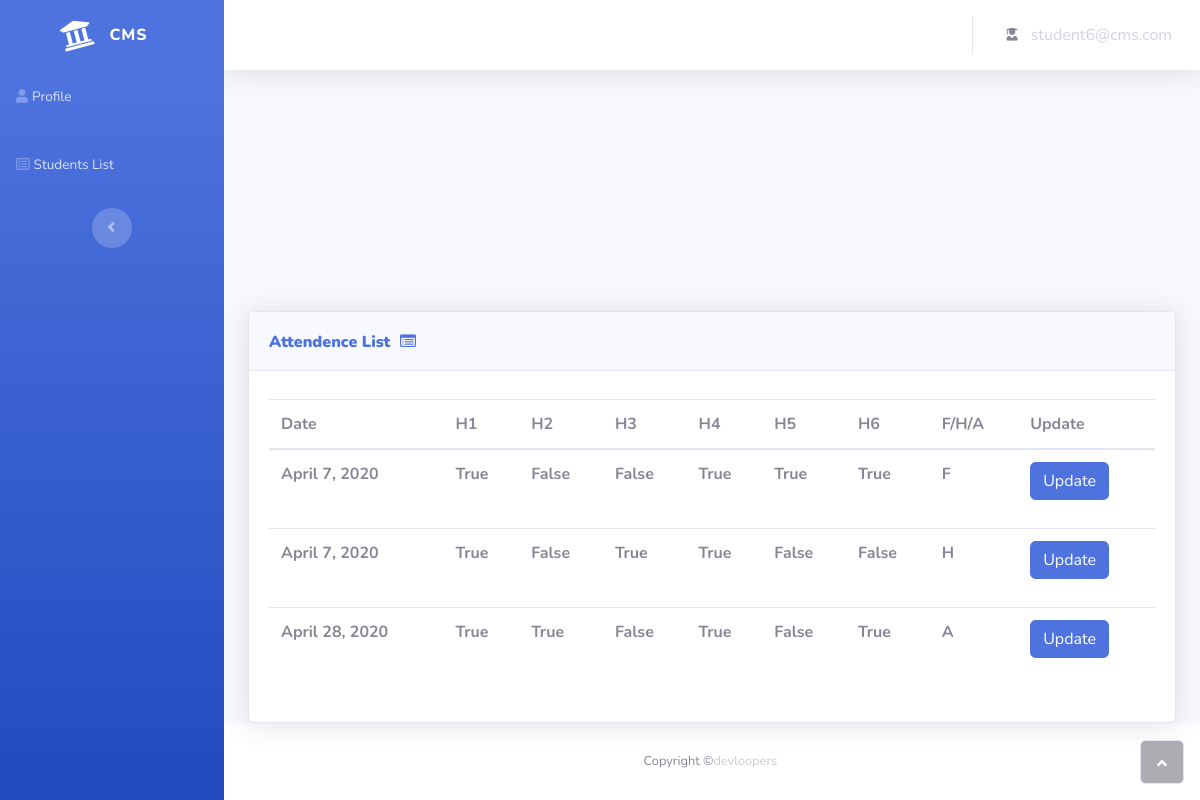
/teacher/studentslist/1/studentattendencelist/ (signed in), run on the app's committed database.
### CMS_admin/models.py (models this page shows, shortened)
class Attendence(models.Model):
     ATTENDENCE_STATUS = (
        ('A', 'Absent'),
        ('F', 'Full Day'),
        ('H', 'Half Day'),
       )
     teacher_id = models.ForeignKey(Teacher,on_delete=models.CASCADE)
     student_id = models.ForeignKey(Student,on_delete=models.CASCADE)
     date = models.DateField(blank=False)
     h1 = models.BooleanField(default=False)
     h2 = models.BooleanField(default=False)
     h3 = models.BooleanField(default=False)
     h4 = models.BooleanField(default=False)
     h5 = models.BooleanField(default=False)
     h6 = models.BooleanField(default=False)
     attendence_status = models.CharField(max_length=1,choices=ATTENDENCE_STATUS,default='A')

### teacher/views.py (the view, shortened to what this page needs)
# urls.py: path('studentslist/<id>/studentattendencelist/', views.studentattendencelist),
def studentattendencelist(request,id):
    student_object=Student.objects.get(id=id)
    attendence = Attendence.objects.all().filter(student_id=student_object)
    arguments = {'attendance': attendence}
    return render(request,'teacher/studentattendencelist.html',arguments)

### templates/teacher/studentattendencelist.html (shortened to what this page needs)
{% extends "teacher/base.html" %}
{% load static %}
{% block content %}
<div class="container-fluid">
    <div class="card shadow">
        <div class="card-header py-3">
            <p class="text-primary m-0 font-weight-bold"><strong>Attendence List&nbsp;</strong><i class="fa fa-list-alt" style="padding: 5px;"></i><br></p>
        </div>
        <div class="card-body">
            <div class="table-responsive table mt-2" id="dataTable" role="grid" aria-describedby="dataTable_info">
                <table class="table dataTable my-0" id="dataTable">
                    <thead>
                        <tr>
                            <th>Date</th>
                            <th>H1</th>
                            <th>H2</th>
                            <th>H3</th>
                            <th>H4</th>
                            <th>H5</th>
                            <th>H6</th>
                            <th>F/H/A</th>
                            <th>Update</th>
                        </tr>
                    </thead>
                    <tfoot>
                        {% for attendance in attendance %}
                        <tr>
                            <th>{{ attendance.date }}</th>
                            <th>{{ attendance.h1 }}</th>
                            <th>{{ attendance.h2 }}</th>
                            <th>{{ attendance.h3 }}</th>
                            <th>{{ attendance.h4 }}</th>
                            <th>{{ attendance.h5 }}</th>
                            <th>{{ attendance.h6 }}</th>
                            <th>{{ attendance.attendence_status }}</th>
                            <th>
                                <form action="update" method="POST">
                                    <div class="form-group">
                                        <button type="submit" class="btn btn-primary">Update</button>
                                    </div>
                                </form>
                            </th>
                        </tr>
                    {% endfor %}
                    </tfoot>
                </table>
            </div>
        </div>
    </div>
</div>
{% endblock content %}

### templates/teacher/base.html (shortened to what this page needs)
{% load static %}
<!DOCTYPE html>
<html>
<head>
    <link rel="stylesheet" href="{% static 'student/assets/bootstrap/css/bootstrap.min.css'%}">
    <link rel="stylesheet" href="https://use.fontawesome.com/releases/v5.12.0/css/all.css">
    <link rel="stylesheet" href="https://cdnjs.cloudflare.com/ajax/libs/font-awesome/4.7.0/css/font-awesome.min.css">
    <link rel="stylesheet" href="{% static 'student/assets/fonts/fontawesome5-overrides.min.css'%}">
</head>
<body id="page-top">
    <div id="wrapper">
        <nav class="navbar navbar-dark align-items-start sidebar sidebar-dark accordion bg-gradient-primary p-0">
            <div class="container-fluid d-flex flex-column p-0">
                <a class="navbar-brand d-flex justify-content-center align-items-center sidebar-brand m-0" href="#">
                    <div class="sidebar-brand-icon rotate-n-15"><i class="fas fa-university"></i></div>
                    <div class="sidebar-brand-text mx-3"><span>cms</span></div>
                </a>
                <ul class="nav navbar-nav text-light" id="accordionSidebar">
                    <li class="nav-item" role="presentation"><a class="nav-link" href="/teacher/profile"><i class="fas fa-user"></i><span>Profile</span></a></li>
                </ul>
                <ul class="nav navbar-nav text-light" id="accordionSidebar-1">
                    <li class="nav-item" role="presentation"><a class="nav-link" href="/teacher/studentslist"><i class="far fa-list-alt"></i><span>Students List</span></a></li>
                </ul>
                <div class="text-center d-none d-md-inline"><button class="btn rounded-circle border-0" id="sidebarToggle" type="button"></button></div>
            </div>
        </nav>
        <div class="d-flex flex-column" id="content-wrapper">
            <div id="content">
                <nav class="navbar navbar-light navbar-expand bg-white shadow mb-4 topbar static-top">
                    <div class="container-fluid"><button class="btn btn-link d-md-none rounded-circle mr-3" id="sidebarToggleTop" type="button"></button>
                        <ul class="nav navbar-nav flex-nowrap ml-auto">
                            <li class="nav-item dropdown no-arrow" role="presentation">
                                <div class="nav-item dropdown no-arrow"><a class="dropdown-toggle nav-link" data-toggle="dropdown" aria-expanded="false" href="#"><span class="d-none d-lg-inline mr-2 text-gray-600 small"><i class="fas fa-user-graduate" style="padding: 5px ;"></i></span>{{user.email}}</a>
                                    </div>
                            </li>
                    </ul>
                 </div>
            </nav>
        </div>
        {% block content %}
        {% endblock content %}
        <footer class="bg-white sticky-footer">
            <div class="container my-auto">
                <div class="text-center my-auto copyright"><span>Copyright ©<a href="#" style="color: rgb(205,205,205);">devloopers</a>&nbsp;</span></div>
            </div>
        </footer>
    </div><a class="border rounded d-inline scroll-to-top" href="#page-top"><i class="fas fa-angle-up"></i></a></div>
</body>
</html>

### data on the page
Attendence: date "April 7, 2020", h1 "True", h2 "False", h3 "False", h4 "True", h5 "True", h6 "True", attendence_status "F"
Attendence: date "April 7, 2020", h1 "True", h2 "False", h3 "True", h4 "True", h5 "False", h6 "False", attendence_status "H"
Attendence: date "April 28, 2020", h1 "True", h2 "True", h3 "False", h4 "True", h5 "False", h6 "True", attendence_status "A"

### other printed values
{{ user.email }} "student6@cms.com"
